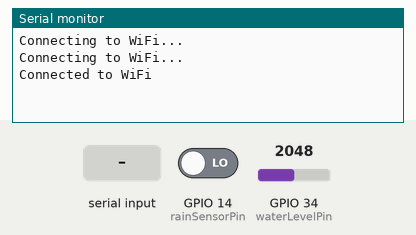
Simulated run of this sketch. Board: ESP32. Parts: the last lines printed to the serial monitor. Inputs (shaded band) come from the test bench; at power-on: GPIO 14 (rainSensorPin) LOW, GPIO 34 (waterLevelPin) = 2048. WiFi joins after 1.5 s; servers stay silent unless stated.

Above: at 3.2 s.
3.3 s: GPIO 14 (rainSensorPin) driven HIGH
At 4.8 s:
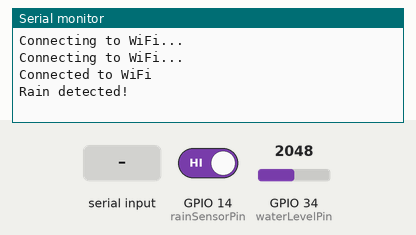
6.5 s: "RESET" received over Serial
At 8.8 s:
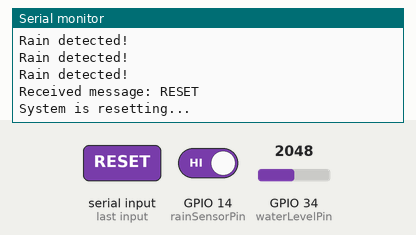
9.5 s: "1" received over Serial
At 11.8 s:
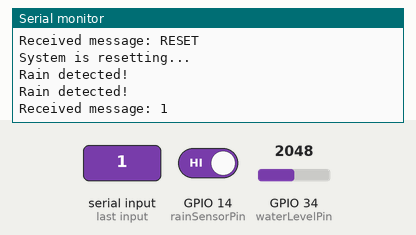

The sketch:

Flood.ino
```cpp
#include <WiFi.h>

// পিন ডেফিনেশন
const int rainSensorPin = 14;    // Rain sensor connected to GPIO 14
const int waterLevelPin = 34;    // Water level sensor connected to GPIO 34 (Analog pin)

// Wi-Fi credentials
const char* ssid = "Ismail-Al-Jazari";
const char* password = "hizbullah";

// সময়ের জন্য ভেরিয়েবল
unsigned long lastTime = 0;
unsigned long interval = 180000; // 3 minutes in milliseconds (3 minutes interval for water level rising)

void setup() {
  // Serial Monitor শুরু করুন
  Serial.begin(115200);

  // Rain sensor পিন ইনিশিয়ালাইজ করুন
  pinMode(rainSensorPin, INPUT);

  // Water level sensor পিন ইনিশিয়ালাইজ করুন
  pinMode(waterLevelPin, INPUT);

  // Wi-Fi কানেক্ট করা
  WiFi.begin(ssid, password);
  while (WiFi.status() != WL_CONNECTED) {
    delay(1000);
    Serial.println("Connecting to WiFi...");
  }
  Serial.println("Connected to WiFi");
}

void loop() {
  // Rain sensor থেকে ডাটা পড়া
  int rainStatus = digitalRead(rainSensorPin);

  if (rainStatus == HIGH) {
    Serial.println("Rain detected!");  // Rain message print
  }

  // Water level sensor থেকে অ্যানালগ ডাটা পড়া
  int waterLevel = analogRead(waterLevelPin);

  // Water level দ্রুত বাড়লে সতর্কতা পাঠানো
  if (waterLevel > 500) { // এই মানটি আপনার সেন্সর অনুযায়ী পরিবর্তন করতে হবে
    unsigned long currentTime = millis();
    if (currentTime - lastTime > interval) {
      Serial.println("Water level rising quickly!");  // Water level alert print
      lastTime = currentTime;
    }
  }

  // Serial Monitor থেকে কমান্ড/বার্তা গ্রহণ করা
  if (Serial.available() > 0) {
    String receivedMessage = Serial.readString();  // সিরিয়াল থেকে ইনপুট গ্রহণ
    Serial.print("Received message: ");  // ইনপুট বার্তা প্রিন্ট করা
    Serial.println(receivedMessage);

    // যদি প্রাপ্ত বার্তা "RESET" হয়, তাহলে কিছু অ্যাকশন নেওয়া
    if (receivedMessage == "RESET") {
      Serial.println("System is resetting...");  // সিস্টেম রিসেট বার্তা প্রিন্ট
      // আপনি এখানে কোন ফাংশন কল করতে পারেন
    }
  }

  delay(1000); // 1 second delay before next reading
}
```

Measured:
- after the input at 3.3 s, the serial monitor: prints a new line after 0.70 s (image 1)
- after the input at 6.5 s, the serial monitor: prints a new line after 1.5 s (image 2)
- after the input at 9.5 s, the serial monitor: prints a new line after 1.5 s (image 3)
